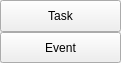
<?xml version="1.0" encoding="UTF-8"?>
<ui version="4.0">
 <class>SecondWindow</class>
 <widget class="QMainWindow" name="SecondWindow">
  <property name="geometry">
   <rect>
    <x>0</x>
    <y>0</y>
    <width>121</width>
    <height>63</height>
   </rect>
  </property>
  <property name="windowTitle">
   <string>MainWindow</string>
  </property>
  <widget class="QWidget" name="centralwidget">
   <layout class="QVBoxLayout" name="verticalLayout">
    <property name="spacing">
     <number>0</number>
    </property>
    <property name="leftMargin">
     <number>0</number>
    </property>
    <property name="topMargin">
     <number>0</number>
    </property>
    <property name="rightMargin">
     <number>0</number>
    </property>
    <property name="bottomMargin">
     <number>0</number>
    </property>
    <item>
     <widget class="QFrame" name="frame">
      <property name="sizePolicy">
       <sizepolicy hsizetype="Expanding" vsizetype="Expanding">
        <horstretch>0</horstretch>
        <verstretch>0</verstretch>
       </sizepolicy>
      </property>
      <property name="frameShape">
       <enum>QFrame::NoFrame</enum>
      </property>
      <property name="frameShadow">
       <enum>QFrame::Raised</enum>
      </property>
      <layout class="QVBoxLayout" name="verticalLayout_2">
       <property name="spacing">
        <number>0</number>
       </property>
       <property name="leftMargin">
        <number>0</number>
       </property>
       <property name="topMargin">
        <number>0</number>
       </property>
       <property name="rightMargin">
        <number>0</number>
       </property>
       <property name="bottomMargin">
        <number>0</number>
       </property>
       <item>
        <widget class="QPushButton" name="btn_new_task">
         <property name="sizePolicy">
          <sizepolicy hsizetype="Expanding" vsizetype="Expanding">
           <horstretch>0</horstretch>
           <verstretch>0</verstretch>
          </sizepolicy>
         </property>
         <property name="text">
          <string>Task</string>
         </property>
        </widget>
       </item>
      </layout>
     </widget>
    </item>
    <item>
     <widget class="QFrame" name="frame_2">
      <property name="sizePolicy">
       <sizepolicy hsizetype="Expanding" vsizetype="Expanding">
        <horstretch>0</horstretch>
        <verstretch>0</verstretch>
       </sizepolicy>
      </property>
      <property name="frameShape">
       <enum>QFrame::NoFrame</enum>
      </property>
      <property name="frameShadow">
       <enum>QFrame::Raised</enum>
      </property>
      <layout class="QVBoxLayout" name="verticalLayout_3">
       <property name="spacing">
        <number>0</number>
       </property>
       <property name="leftMargin">
        <number>0</number>
       </property>
       <property name="topMargin">
        <number>0</number>
       </property>
       <property name="rightMargin">
        <number>0</number>
       </property>
       <property name="bottomMargin">
        <number>0</number>
       </property>
       <item>
        <widget class="QPushButton" name="btn_new_event">
         <property name="sizePolicy">
          <sizepolicy hsizetype="Expanding" vsizetype="Expanding">
           <horstretch>0</horstretch>
           <verstretch>0</verstretch>
          </sizepolicy>
         </property>
         <property name="text">
          <string>Event</string>
         </property>
        </widget>
       </item>
      </layout>
     </widget>
    </item>
   </layout>
  </widget>
 </widget>
 <resources/>
 <connections/>
</ui>
